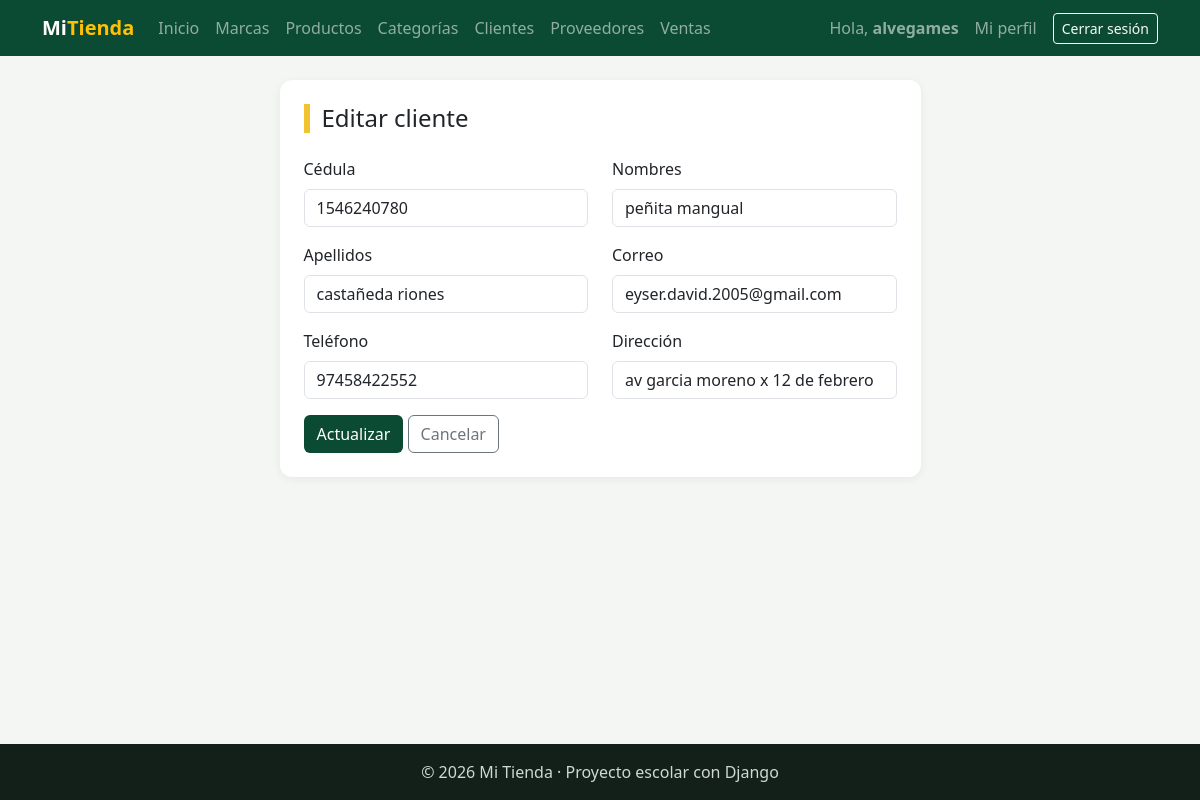
Page /facturacion/clientes/editar/1/ (signed in) on the committed database.
### facturacion/models.py (models this page shows, shortened)
class ModeloBase(models.Model):
    user = models.ForeignKey(                    # 1:N con User: un usuario registra muchos registros
        User,
        on_delete=models.SET_NULL,               # Si borran al usuario, el registro se queda con user vacío
        null=True,                               # SET_NULL necesita que la columna acepte NULL
        blank=True,
        editable=False,                          # No aparece en formularios: lo llena la VISTA, no la persona
        related_name="%(class)s_registrados",    # %(class)s = nombre del modelo → user.producto_registrados
        verbose_name="Registrado por",
    )
    fecha_creacion = models.DateTimeField("Fecha de creación", auto_now_add=True)   # Se llena sola al CREAR
    fecha_modificacion = models.DateTimeField("Última modificación", auto_now=True) # Se actualiza sola en CADA save()
    class Meta:
        abstract = True                          # ← LA CLAVE: modelo "molde", sin tabla propia

class Cliente(ModeloBase):
    cedula = models.CharField("Cédula", max_length=10, unique=True)
    nombres = models.CharField(max_length=80)
    apellidos = models.CharField(max_length=80)
    email = models.EmailField("Correo", blank=True)
    telefono = models.CharField("Teléfono", max_length=15, blank=True)
    direccion = models.CharField("Dirección", max_length=200, blank=True)
    class Meta:
        verbose_name = "Cliente"
        verbose_name_plural = "Clientes"
        ordering = ["apellidos", "nombres"]

### facturacion/views.py (the view, shortened to what this page needs)
# urls.py: path("clientes/editar/<int:pk>/", views.ClienteUpdateView.as_view(), name="cliente_editar"),
class ClienteUpdateView(LoginRequiredMixin, UsuarioRegistroMixin, SuccessMessageMixin, UpdateView):   # EDITAR
    model = Cliente
    form_class = ClienteForm
    template_name = "facturacion/cliente_form.html"
    success_url = reverse_lazy("facturacion:cliente_lista")
    success_message = "Cliente «%(apellidos)s %(nombres)s» actualizado."
    extra_context = {"titulo": "Editar cliente", "boton": "Actualizar"}

### facturacion/forms.py (shortened to what this page needs)
class ClienteForm(forms.ModelForm):
    class Meta:
        model = Cliente
        fields = ["cedula", "nombres", "apellidos", "email", "telefono", "direccion"]
        widgets = {
            "cedula": forms.TextInput(attrs={"class": "form-control", "placeholder": "Ej: 0912345678"}),
            "nombres": forms.TextInput(attrs={"class": "form-control", "placeholder": "Ej: Ana María"}),
            "apellidos": forms.TextInput(attrs={"class": "form-control", "placeholder": "Ej: Pérez López"}),
            "email": forms.EmailInput(attrs={"class": "form-control", "placeholder": "Ej: ana@correo.com"}),
            "telefono": forms.TextInput(attrs={"class": "form-control", "placeholder": "Ej: 0991234567"}),
            "direccion": forms.TextInput(attrs={"class": "form-control", "placeholder": "Ej: Av. 9 de Octubre"}),
        }

### facturacion/templates/facturacion/cliente_form.html (shortened to what this page needs)
{% extends "base.html" %}
{% block contenido %}
<div class="row justify-content-center">
    <div class="col-md-8 col-lg-7">
        <div class="tarjeta">
            <h1 class="h4 titulo-pagina mb-4">{{ titulo }}</h1>
            <form method="post" novalidate>
                <div class="row">
                    {% for campo in form %}
                    <div class="col-md-6 mb-3">
                        <label class="form-label" for="{{ campo.id_for_label }}">{{ campo.label }}</label>
                        {{ campo }}
                    </div>
                    {% endfor %}
                </div>
                <button type="submit" class="btn btn-verde">{{ boton }}</button>
                <a href="{% url 'facturacion:cliente_lista' %}" class="btn btn-outline-secondary">Cancelar</a>
            </form>
        </div>
    </div>
</div>
{% endblock %}

### templates/base.html (shortened to what this page needs)
{% load static %}
<!DOCTYPE html>
<html lang="es">
<head>
    <link href="https://cdn.jsdelivr.net/npm/bootstrap@5.3.3/dist/css/bootstrap.min.css" rel="stylesheet">
    <link rel="stylesheet" href="{% static 'css/estilos.css' %}">
</head>
<body>
    <nav class="navbar navbar-expand-lg navbar-dark barra">
        <div class="container">
            <a class="navbar-brand fw-bold" href="{% url 'home' %}">Mi<span class="text-warning">Tienda</span></a>
            <div class="collapse navbar-collapse" id="menu">
                <ul class="navbar-nav me-auto">
                    <li class="nav-item"><a class="nav-link" href="{% url 'home' %}">Inicio</a></li>
                    {% if user.is_authenticated %}
                        <li class="nav-item"><a class="nav-link" href="{% url 'facturacion:marca_lista' %}">Marcas</a></li>
                        <li class="nav-item"><a class="nav-link" href="{% url 'facturacion:producto_lista' %}">Productos</a></li>
                        <li class="nav-item"><a class="nav-link" href="{% url 'facturacion:categoria_lista' %}">Categorías</a></li>
                        <li class="nav-item"><a class="nav-link" href="{% url 'facturacion:cliente_lista' %}">Clientes</a></li>
                        <li class="nav-item"><a class="nav-link" href="{% url 'facturacion:proveedor_lista' %}">Proveedores</a></li>
                        <li class="nav-item"><a class="nav-link" href="{% url 'facturacion:venta_lista' %}">Ventas</a></li>
                    {% endif %}
                </ul>
                <ul class="navbar-nav align-items-lg-center gap-2">
                    {% if user.is_authenticated %}
                        <li class="nav-item navbar-text">Hola, <b>{{ user.username }}</b></li>
                        <li class="nav-item"><a class="nav-link" href="{% url 'facturacion:mi_perfil' %}">Mi perfil</a></li>
                        <li class="nav-item">
                            <form method="post" action="{% url 'logout' %}" class="m-0">
                                <button type="submit" class="btn btn-sm btn-outline-light">Cerrar sesión</button>
                            </form>
                        </li>
                    {% else %}
                        <li class="nav-item"><a class="nav-link" href="{% url 'login' %}">Ingresar</a></li>
                        <li class="nav-item"><a class="btn btn-sm btn-warning" href="{% url 'registro' %}">Crear cuenta</a></li>
                    {% endif %}
                </ul>
            </div>
        </div>
    </nav>
    <main class="container py-4">
        {% block contenido %}{% endblock %}
    </main>
    <footer class="pie text-center py-3">© 2026 Mi Tienda · Proyecto escolar con Django</footer>
</body>
</html>

### static/css/estilos.css (style rules this page uses)
:root { --verde: #0c4b33; --verde-claro: #2f9e6e; --amarillo: #f2c230; }
body { background-color: #f3f6f2; min-height: 100vh; display: flex; flex-direction: column; }
main { flex: 1; }
.barra { background-color: var(--verde); }
.titulo-pagina { border-left: 6px solid var(--amarillo); padding-left: 12px; }
.tarjeta { background: white; border-radius: 12px; padding: 24px; box-shadow: 0 2px 10px rgba(0,0,0,.06); }
.btn-verde { background-color: var(--verde); color: white; }
.pie { background-color: #13201a; color: #cfd8d3; }

### rows in the picture
Cliente: form "1546240780" "peñita mangual" "castañeda riones" "eyser.david.2005@gmail.com" "97458422552" "av garcia moreno x 12 de febrero"

### other values in the picture
{{ user.username }} "alvegames"
{{ titulo }} "Editar cliente"
{{ campo.label }} "Cédula" "Nombres" "Apellidos" "Correo" "Teléfono" "Dirección"
{{ boton }} "Actualizar"
